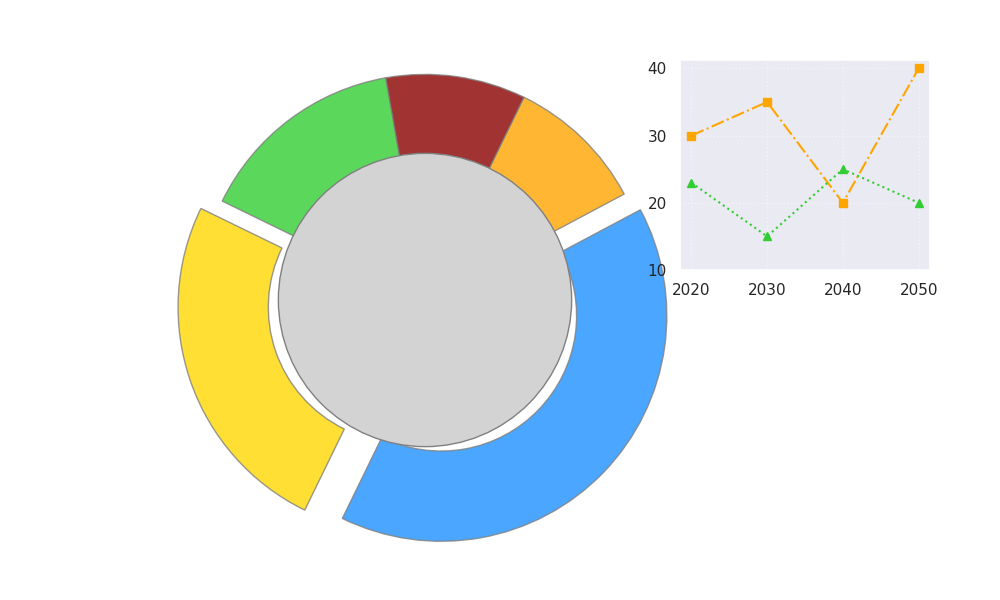

Reproduce this figure in Python.
import matplotlib.pyplot as plt
import numpy as np

percentages = [15, 25, 40, 10, 10]  # shuffled
colors = ['#32CD32', '#FFD700', '#1E90FF', '#FFA500', '#8B0000']  # shuffled
explode = (0, 0.1, 0.1, 0, 0)

fig, ax = plt.subplots(figsize=(10, 6), subplot_kw=dict(aspect="equal"))

wedges, *_ = ax.pie(
    percentages, 
    colors=colors, 
    startangle=100,  # Changed angle
    pctdistance=0.75,  # Changed distance
    explode=explode,
    wedgeprops=dict(width=0.4, edgecolor='grey', linewidth=1, alpha=0.8),  # Changed style
    shadow=False  # Removed shadow
)

centre_circle = plt.Circle((0, 0), 0.65, fc='lightgrey', edgecolor='grey', linewidth=1)  # Changed style
ax.add_artist(centre_circle)

ax_inset = fig.add_axes([0.68, 0.55, 0.25, 0.35])  # Changed position and size
years = [2020, 2030, 2040, 2050]
solar_trend = [30, 35, 20, 40]  # shuffled
nuclear_trend = [23, 15, 25, 20]  # shuffled
ax_inset.plot(years, solar_trend, color='#FFA500', marker='s', linestyle='-.')  # Changed marker and line style
ax_inset.plot(years, nuclear_trend, color='#32CD32', marker='^', linestyle=':')  # Changed marker and line style
ax_inset.set_xticks(years)
ax_inset.set_yticks([10, 20, 30, 40])
ax_inset.grid(True, linestyle=':', alpha=0.5)  # Changed grid style

plt.tight_layout(rect=[0, 0, 0.85, 1])

plt.show()
